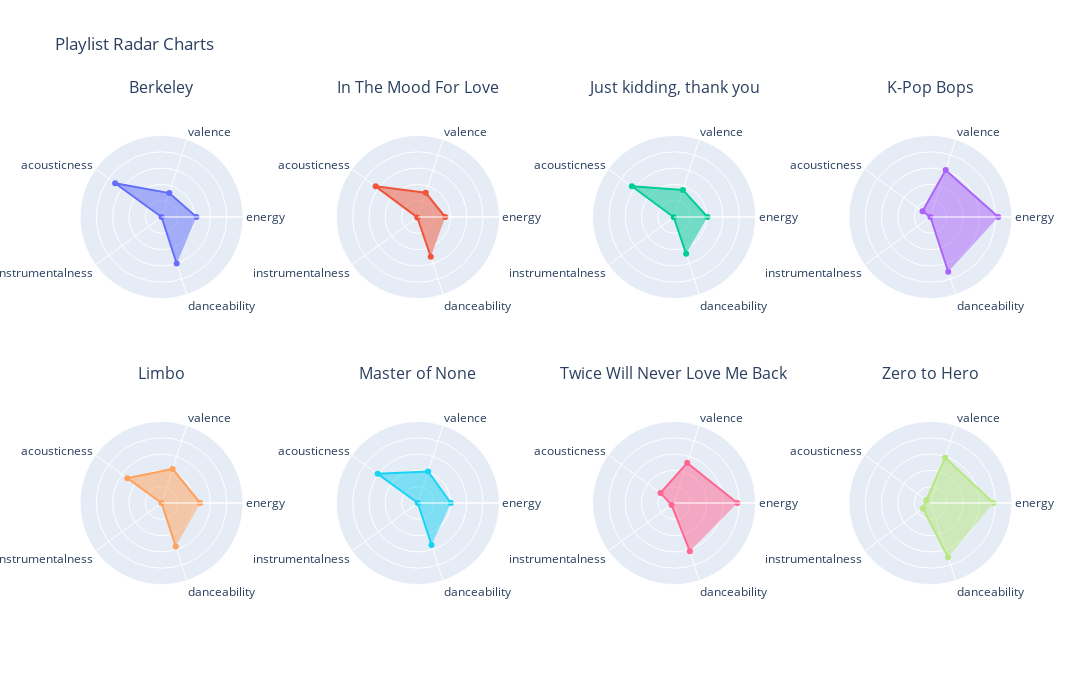

Write notebook code for a chart like this one.
### Code cell
fig = make_subplots(rows=2, cols=4, subplot_titles=(names),
                    specs=[[{"type": "scatterpolar"}]*4, [{"type": "scatterpolar"}]*4],
                    horizontal_spacing=0.1, vertical_spacing = 0.1)

fig.add_trace(
    go.Scatterpolar(r = playlist_agg.loc[names[0],:], theta = features, fill='toself'),
    row=1, col=1
)

fig.add_trace(
    go.Scatterpolar(r = playlist_agg.loc[names[1],:], theta = features, fill='toself'),
    row=1, col=2
)

fig.add_trace(
    go.Scatterpolar(r = playlist_agg.loc[names[2],:], theta = features, fill='toself'),
    row=1, col=3
)

fig.add_trace(
    go.Scatterpolar(r = playlist_agg.loc[names[3],:], theta = features, fill='toself'),
    row=1, col=4
)

fig.add_trace(
    go.Scatterpolar(r = playlist_agg.loc[names[4],:], theta = features, fill='toself'),
    row=2, col=1
)

fig.add_trace(
    go.Scatterpolar(r = playlist_agg.loc[names[5],:], theta = features, fill='toself'),
    row=2, col=2
)

fig.add_trace(
    go.Scatterpolar(r = playlist_agg.loc[names[6],:], theta = features, fill='toself'),
    row=2, col=3
)

fig.add_trace(
    go.Scatterpolar(r = playlist_agg.loc[names[7],:], theta = features, fill='toself'),
    row=2, col=4
)

fig.update_layout(height=700, width=1300, title_text="Playlist Radar Charts", showlegend=False,
                 polar = layout, polar2 = layout, polar3 = layout, polar4 = layout, polar5 = layout, 
                 polar6 = layout, polar7 = layout, polar8 = layout)

fig.show()

### Figure 1 — Plotly figure (JSON) as saved in the notebook; plotly's stock layout.template omitted (floating-point values rounded to 4 significant figures)
{"data": [{"fill": "toself", "r": [0.4279, 0.3087, 0.7037, 2.237e-06, 0.6], "subplot": "polar", "theta": ["energy", "valence", "acousticness", "instrumentalness", "danceability"], "type": "scatterpolar"}, {"fill": "toself", "r": [0.3353, 0.3124, 0.6395, 0.008139, 0.513], "subplot": "polar2", "theta": ["energy", "valence", "acousticness", "instrumentalness", "danceability"], "type": "scatterpolar"}, {"fill": "toself", "r": [0.408, 0.3488, 0.641, 0.005597, 0.4741], "subplot": "polar3", "theta": ["energy", "valence", "acousticness", "instrumentalness", "danceability"], "type": "scatterpolar"}, {"fill": "toself", "r": [0.8311, 0.6044, 0.1196, 0.0003955, 0.7053], "subplot": "polar4", "theta": ["energy", "valence", "acousticness", "instrumentalness", "danceability"], "type": "scatterpolar"}, {"fill": "toself", "r": [0.4741, 0.4393, 0.5186, 4.782e-05, 0.5611], "subplot": "polar5", "theta": ["energy", "valence", "acousticness", "instrumentalness", "danceability"], "type": "scatterpolar"}, {"fill": "toself", "r": [0.4048, 0.4063, 0.6084, 8.514e-06, 0.5423], "subplot": "polar6", "theta": ["energy", "valence", "acousticness", "instrumentalness", "danceability"], "type": "scatterpolar"}, {"fill": "toself", "r": [0.7754, 0.5174, 0.2072, 0.03921, 0.6218], "subplot": "polar7", "theta": ["energy", "valence", "acousticness", "instrumentalness", "danceability"], "type": "scatterpolar"}, {"fill": "toself", "r": [0.7738, 0.585, 0.06212, 0.1147, 0.7001], "subplot": "polar8", "theta": ["energy", "valence", "acousticness", "instrumentalness", "danceability"], "type": "scatterpolar"}], "layout": {"annotations": [{"font": {"size": 16}, "showarrow": false, "text": "Berkeley", "x": 0.0875, "xanchor": "center", "xref": "paper", "y": 1, "yanchor": "bottom", "yref": "paper"}, {"font": {"size": 16}, "showarrow": false, "text": "In The Mood For Love", "x": 0.3625, "xanchor": "center", "xref": "paper", "y": 1, "yanchor": "bottom", "yref": "paper"}, {"font": {"size": 16}, "showarrow": false, "text": "Just kidding, thank you", "x": 0.6375, "xanchor": "center", "xref": "paper", "y": 1, "yanchor": "bottom", "yref": "paper"}, {"font": {"size": 16}, "showarrow": false, "text": "K-Pop Bops", "x": 0.9125, "xanchor": "center", "xref": "paper", "y": 1, "yanchor": "bottom", "yref": "paper"}, {"font": {"size": 16}, "showarrow": false, "text": "Limbo", "x": 0.0875, "xanchor": "center", "xref": "paper", "y": 0.45, "yanchor": "bottom", "yref": "paper"}, {"font": {"size": 16}, "showarrow": false, "text": "Master of None", "x": 0.3625, "xanchor": "center", "xref": "paper", "y": 0.45, "yanchor": "bottom", "yref": "paper"}, {"font": {"size": 16}, "showarrow": false, "text": "Twice Will Never Love Me Back", "x": 0.6375, "xanchor": "center", "xref": "paper", "y": 0.45, "yanchor": "bottom", "yref": "paper"}, {"font": {"size": 16}, "showarrow": false, "text": "Zero to Hero", "x": 0.9125, "xanchor": "center", "xref": "paper", "y": 0.45, "yanchor": "bottom", "yref": "paper"}], "height": 700, "polar": {"domain": {"x": [0, 0.175], "y": [0.55, 1]}, "radialaxis": {"range": [0, 1], "showticklabels": false, "ticks": ""}}, "polar2": {"domain": {"x": [0.275, 0.45], "y": [0.55, 1]}, "radialaxis": {"range": [0, 1], "showticklabels": false, "ticks": ""}}, "polar3": {"domain": {"x": [0.55, 0.725], "y": [0.55, 1]}, "radialaxis": {"range": [0, 1], "showticklabels": false, "ticks": ""}}, "polar4": {"domain": {"x": [0.825, 1], "y": [0.55, 1]}, "radialaxis": {"range": [0, 1], "showticklabels": false, "ticks": ""}}, "polar5": {"domain": {"x": [0, 0.175], "y": [0, 0.45]}, "radialaxis": {"range": [0, 1], "showticklabels": false, "ticks": ""}}, "polar6": {"domain": {"x": [0.275, 0.45], "y": [0, 0.45]}, "radialaxis": {"range": [0, 1], "showticklabels": false, "ticks": ""}}, "polar7": {"domain": {"x": [0.55, 0.725], "y": [0, 0.45]}, "radialaxis": {"range": [0, 1], "showticklabels": false, "ticks": ""}}, "polar8": {"domain": {"x": [0.825, 1], "y": [0, 0.45]}, "radialaxis": {"range": [0, 1], "showticklabels": false, "ticks": ""}}, "showlegend": false, "title": {"text": "Playlist Radar Charts"}, "width": 1300}}
